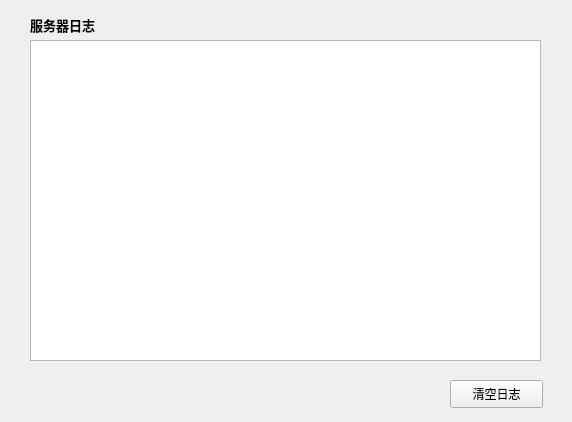
<?xml version="1.0" encoding="UTF-8"?>
<ui version="4.0">
 <class>Widget</class>
 <widget class="QWidget" name="Widget">
  <property name="geometry">
   <rect>
    <x>0</x>
    <y>0</y>
    <width>572</width>
    <height>422</height>
   </rect>
  </property>
  <property name="windowTitle">
   <string>Widget</string>
  </property>
  <widget class="QTextEdit" name="textEdit_Log">
   <property name="geometry">
    <rect>
     <x>30</x>
     <y>40</y>
     <width>511</width>
     <height>321</height>
    </rect>
   </property>
   <property name="styleSheet">
    <string notr="true">font: 63 12pt &quot;Bahnschrift SemiBold SemiConden&quot;;
font: 63 10pt &quot;Bahnschrift SemiBold&quot;;</string>
   </property>
   <property name="readOnly">
    <bool>true</bool>
   </property>
  </widget>
  <widget class="QLabel" name="label">
   <property name="geometry">
    <rect>
     <x>30</x>
     <y>10</y>
     <width>111</width>
     <height>31</height>
    </rect>
   </property>
   <property name="text">
    <string>&lt;html&gt;&lt;head/&gt;&lt;body&gt;&lt;p&gt;&lt;span style=&quot; font-size:10pt; font-weight:600;&quot;&gt;服务器日志&lt;/span&gt;&lt;/p&gt;&lt;/body&gt;&lt;/html&gt;</string>
   </property>
  </widget>
  <widget class="QPushButton" name="pushButton">
   <property name="geometry">
    <rect>
     <x>450</x>
     <y>380</y>
     <width>93</width>
     <height>28</height>
    </rect>
   </property>
   <property name="styleSheet">
    <string notr="true">font: 9pt &quot;黑体&quot;;</string>
   </property>
   <property name="text">
    <string>清空日志</string>
   </property>
  </widget>
 </widget>
 <layoutdefault spacing="6" margin="11"/>
 <resources/>
 <connections/>
</ui>
